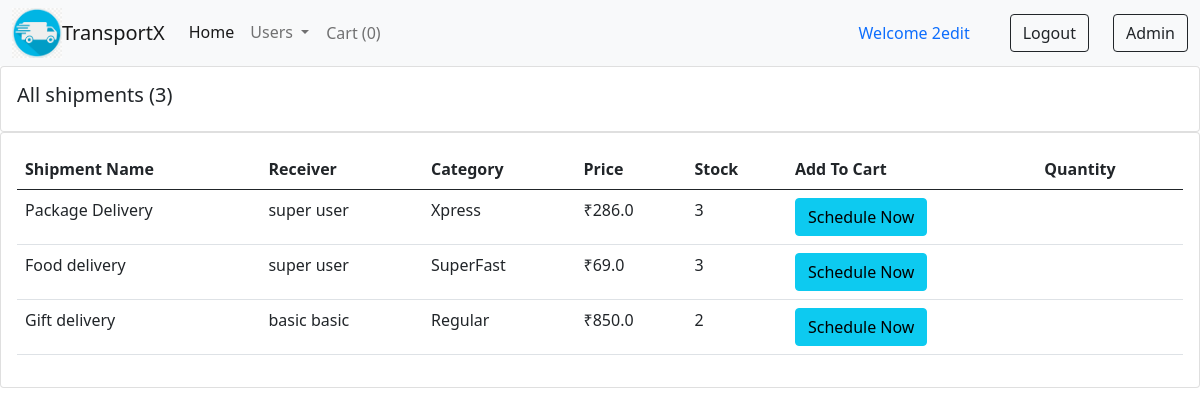
Page /for_users/ (signed in) on the committed database.
### books/models.py (models this page shows, shortened)
class Shipment(models.Model):
    CATEGORY = (
        ('Regular', 'Regular'),
        ('Fast', 'Fast'),
        ('SuperFast', 'SuperFast'),
        ('Xpress', 'Xpress'),
    )
    shipment_name = models.CharField(max_length=100)
    receiver = models.CharField(max_length=100, default="")
    category = models.CharField(max_length=100, choices=CATEGORY)
    price = models.FloatField()
    stock = models.IntegerField(default=2)
    user = models.ForeignKey(User, on_delete=models.CASCADE)

### books/views.py (the view)
# urls.py: path("for_users/", views.Users, name="Users"),
@login_required(login_url='/user_login')
def Users(request):
    current_user = request.user
    shipments = Shipment.objects.filter(user=current_user)
    total_shipments = shipments.count()
    return render(request, "for_user.html", {'shipments': shipments, 'total_shipments': total_shipments})

### books/templates/for_user.html (shortened to what this page needs)
{% extends 'user_navbar.html' %}
{% block cart-item %}
<li class="nav-item">
  <a class="nav-link btn btn-light" href="/checkout/" aria-current="page" >Cart
    (<span id="cart">0</span>)</a>
</li>
{% endblock %}
{% block body %}
<div class="row">
  <div class="col-md">
    <div class="card card-body">
      <h5>All shipments ({{total_shipments}})</h5>
    </div>
    <div class="card card-body">
      <table class="table">
        <thead>
          <tr>
            <th>Shipment Name</th>
            <th>Receiver</th>
            <th>Category</th>
            <th>Price</th>
            <th>Stock</th>
            <th>Add To Cart</th>
            <th>Quantity</th>
          </tr>
        </thead>
        {% for shipment in shipments %}
        <tr>
          <td id="namepr{{shipment.id}}">{{shipment.shipment_name}}</td>
          <td id="recieverpr{{shipment.id}}">{{shipment.receiver}}</td>
          <td id="categorypr{{shipment.id}}">{{shipment.category}}</td>
          <td> ₹<span id="pricepr{{shipment.id}}">{{shipment.price}}</span></td>
          <td id="stock{{shipment.id}}">{{shipment.stock}}</td>
          <td><button id="pr{{shipment.id}}" class="btn btn-info cart">Schedule Now</button></td>
          <td class="quantity" id="divpr{{shipment.id}}"></td>
        </tr>
        {% endfor %}
      </table>
    </div>
  </div>
</div>
{% endblock %}

### books/templates/user_navbar.html (shortened to what this page needs)
<!doctype html>
<html lang="en">
  <head>
    {% load static %}
    <link href="https://cdn.jsdelivr.net/npm/bootstrap@5.0.2/dist/css/bootstrap.min.css" rel="stylesheet">
  </head>
  <body>
    <nav class="navbar navbar-expand-lg navbar-light bg-light">
        <div class="container-fluid">
          <img class="d-block" height="50px" width="50px" src="{% static 'txmini.png' %}" alt="">
          <a class="navbar-brand" href="/">TransportX</a>
          <div class="collapse navbar-collapse" id="navbarSupportedContent">
            <ul class="navbar-nav me-auto mb-2 mb-lg-0">
              <li class="nav-item">
                <a class="nav-link active" aria-current="page" href="/">Home</a>
              </li>
              <li class="nav-item dropdown">
                <a class="nav-link dropdown-toggle" href="#" id="navbarDropdown" role="button" data-bs-toggle="dropdown" aria-expanded="false">
                  Users
                </a>
              </li>
          {% block cart-item %} {% endblock %}
            </ul>
            {% if user.is_authenticated %}
              <a class="nav-link" href="#">Welcome {{request.user}}</a>
              <a href="/logout/" class="btn btn-outline-dark mx-4" type="submit">Logout</a>
            {% endif %}
            {% if user.is_superuser %}
            <a href="/all_shipments/" class="btn btn-outline-dark" type="submit">Admin</a>
            {% endif %}
          </div>
        </div>
      </nav>
      {% block body %}{% endblock %}
  </body>
</html>

### rows in the picture
Shipment: shipment_name "Package Delivery", receiver "super user", category "Xpress", price "286.0", stock "3"
Shipment: shipment_name "Food delivery", receiver "super user", category "SuperFast", price "69.0", stock "3"
Shipment: shipment_name "Gift delivery", receiver "basic basic", category "Regular", price "850.0", stock "2"

### other values in the picture
{{ request.user }} "2edit"
{{ total_shipments }} "3"
